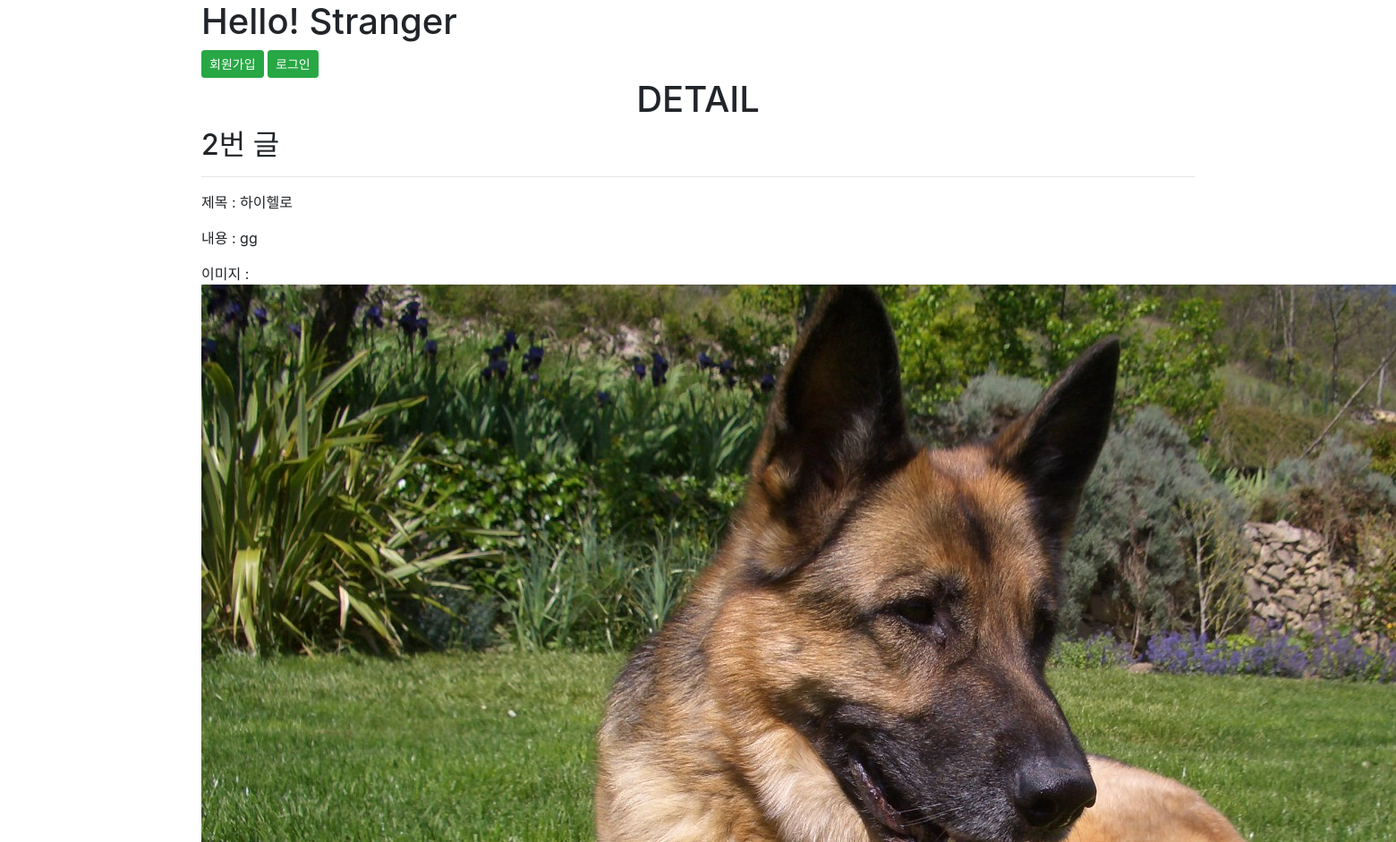
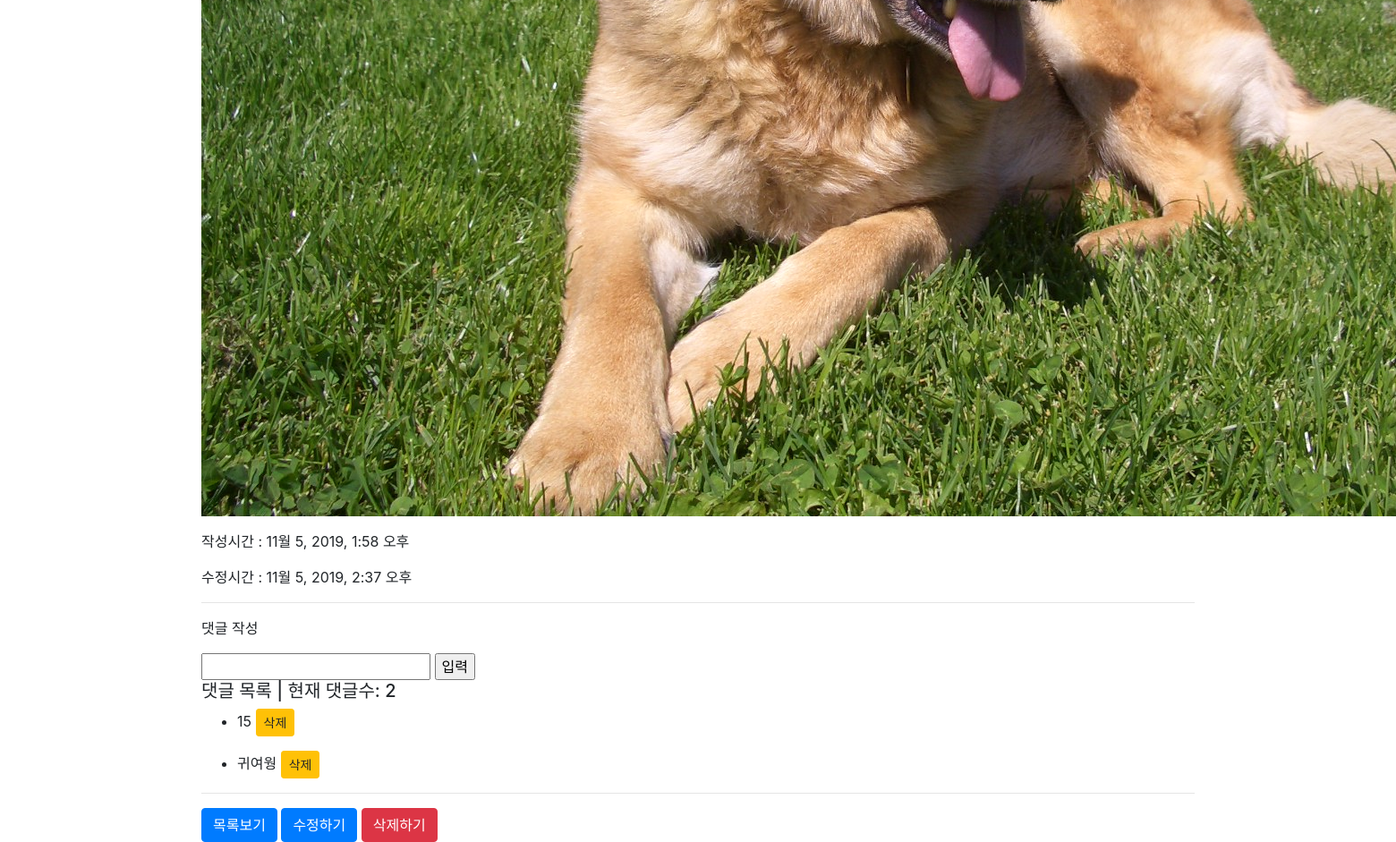
Page /articles/2/ on the committed database (2 pictures, top to bottom).
### articles/models.py (models this page shows, shortened)
class Article(models.Model):
    title = models.CharField(max_length=10)
    content = models.TextField()
    image = models.ImageField(blank=True) #이미지 없는 게시글의 경우 NULL값 인정
    created_at = models.DateTimeField(auto_now_add=True)
    updated_at = models.DateTimeField(auto_now=True)
    user = models.ForeignKey(settings.AUTH_USER_MODEL, on_delete=models.CASCADE)

class Comment(models.Model):
    content = models.CharField(max_length=200)
    created_at = models.DateTimeField(auto_now_add=True)
    article = models.ForeignKey(Article, on_delete=models.CASCADE)

### articles/views.py (the view)
# urls.py: path('<int:article_id>/', views.detail, name="detail"),
def detail(request, article_id):
    article = Article.objects.get(pk=article_id)
    comments = article.comment_set.all()
    return render(request, 'articles/detail.html', {'article':article, 'comments':comments})

### articles/templates/articles/detail.html (shortened to what this page needs)
{% extends 'articles/base.html' %}
{% load static %}
{% block body %}
<h1 class="text-center">DETAIL</h1>
<h2>{{ article.pk }}번 글</h2>
<hr>
<p>제목 : {{ article.title }}</p>
<p>내용 : {{ article.content }}</p>
{% if article.image %}
<p>이미지 : <img src="{{ article.image.url }}" alt=""></p>
{% else %}
<p>이미지 : <img src="{% static 'articles/images/no.jpg' %}" alt=""></p>
{% endif %}
<p>작성시간 : {{ article.created_at }}</p>
<p>수정시간 : {{ article.updated_at }}</p>
<hr>
<form action="{% url 'articles:comment_create' article.id %}" method="POST">
    <p>댓글 작성</p>
    <input type="text" name="content">
    <input type="submit" value="입력">
</form>
<h5>댓글 목록 | 현재 댓글수: {{ comments|length }}</h5>
{% for comment in comments %}
<ul>
    <li>
        {{ comment.content }}
        <form action="{% url 'articles:comment_delete' article.id comment.id %}" style="display: inline;" method = "POST">
            <button class='btn btn-warning btn-sm'>삭제</button>
        </form>
    </li>
</ul>
{% empty %}
<p>댓글이 아직 없습니다.</p>
{% endfor %}
<hr>
<a href="{% url 'articles:index' %}" class="btn btn-primary">목록보기</a>
<a href="{% url 'articles:update' article.pk %}" class="btn btn-primary">수정하기</a>
<form action="{% url 'articles:delete' article.pk %}", onclick="return confirm('R U Sure..??')" method='POST' style="display:inline">
    <button class="btn btn-danger">삭제하기</button>
</form>
{% endblock %}

### articles/templates/articles/base.html (shortened to what this page needs)
<!DOCTYPE html>
<html lang="en">
<head>
    <link rel="stylesheet" href="https://stackpath.bootstrapcdn.com/bootstrap/4.3.1/css/bootstrap.min.css">
</head>
<body>
    <div class="container">
        {% if user.is_authenticated %}
        <h1>Hello! {{ user.username }} </h1>
        <a href="{% url 'accounts:edit' %}"><button class="btn btn-success btn-sm">회원정보 수정</button></a>
        <a href="{% url 'accounts:change_password' %}"><button class="btn btn-success btn-sm">비밀번호 변경</button></a>
        <form action="{% url 'accounts:logout' %}" method="POST" style='display:inline'>
            {% csrf_token %}
            <button class="btn btn-success btn-sm">로그아웃</button>
        </form>
        <form action="{% url 'accounts:quit' %}" method="POST" style='display:inline'>
            {% csrf_token %}
            <button class='btn btn-secondary btn-sm'>회원탈퇴</button>
        </form>
        {% else %}
        <h1>Hello! Stranger</h1>
        <a href="{% url 'accounts:signup' %}"><button class="btn btn-success btn-sm">회원가입</button></a>
        <a href="{% url 'accounts:login' %}"><button class="btn btn-success btn-sm">로그인</button></a>
        {% endif %}
        {% block body %}
        {% endblock %}
    </div>
</body>
</html>

### rows in the picture
Article: pk "2", title "하이헬로", content "gg", image (picture), created_at "11월 5, 2019, 1:58 오후", updated_at "11월 5, 2019, 2:37 오후"
Comment: content "15"
Comment: content "귀여웡"

### other values in the picture
{{ comments|length }} "2"
